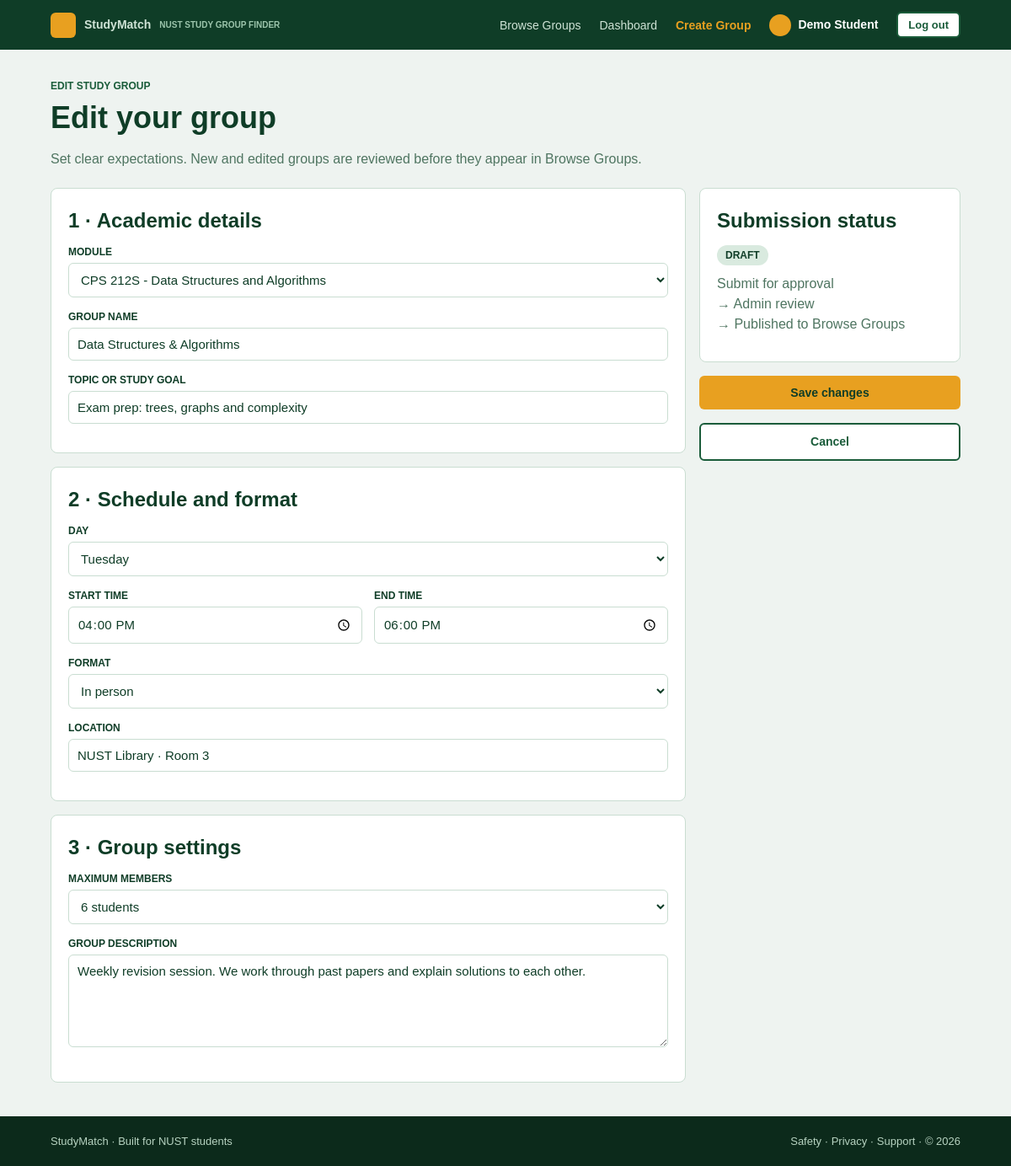
/studymatch-php/create-group.php?id=1 (signed in), run on the app's committed database.
### tables this page shows
CREATE TABLE study_groups (
  id           INT AUTO_INCREMENT PRIMARY KEY,
  module_id    INT NOT NULL,
  host_id      INT NOT NULL,
  title        VARCHAR(100) NOT NULL,
  study_goal   VARCHAR(150) NOT NULL,
  description  TEXT NOT NULL,
  day_of_week  ENUM('Monday','Tuesday','Wednesday','Thursday','Friday','Saturday','Sunday') NOT NULL,
  start_time   TIME NOT NULL,
  end_time     TIME NOT NULL,
  study_format ENUM('In person','Online') NOT NULL DEFAULT 'In person',
  location     VARCHAR(120) NOT NULL,
  max_members  INT NOT NULL DEFAULT 6,
  status       ENUM('pending','approved','rejected') NOT NULL DEFAULT 'pending',
  created_at   TIMESTAMP DEFAULT CURRENT_TIMESTAMP,
  FOREIGN KEY (module_id) REFERENCES modules(id),
  FOREIGN KEY (host_id)   REFERENCES users(id) ON DELETE CASCADE
);

CREATE TABLE modules (
  id   INT AUTO_INCREMENT PRIMARY KEY,
  code VARCHAR(10)  NOT NULL UNIQUE,
  name VARCHAR(120) NOT NULL
);

### studymatch-php/includes/db.php (called while the page is built, shortened)
<?php
$db_host = 'localhost';
$db_user = 'root';
$db_pass = '';
$db_name = 'studymatch';
function db() {
    global $db_host, $db_user, $db_pass, $db_name;
    static $conn = null;
    if ($conn !== null) {
        return $conn;
    }
    $conn = new mysqli($db_host, $db_user, $db_pass, $db_name);
    $conn->set_charset('utf8mb4');
    return $conn;
}

### studymatch-php/includes/helpers.php (called while the page is built, shortened)
<?php
function fmt_time($t) {
    return substr($t, 0, 5);
}
function fetch_all($sql, $types = '', $params = []) {
    $stmt = db()->prepare($sql);
    if ($types !== '') {
        $stmt->bind_param($types, ...$params);
    }
    $stmt->execute();
    $result = $stmt->get_result();
    $rows = [];
    while ($row = $result->fetch_assoc()) {
        $rows[] = $row;
    }
    return $rows;
}
function fetch_one($sql, $types = '', $params = []) {
    $rows = fetch_all($sql, $types, $params);
    return $rows[0] ?? null;
}

### studymatch-php/includes/auth.php (called while the page is built, shortened)
<?php
function current_user() {
    return [
        'id'   => (int)$_SESSION['user_id'],
        'name' => $_SESSION['user_name'],
        'role' => $_SESSION['user_role']
    ];
}
function require_login() {
    $user = current_user();
    return $user;
}
function e($text) {
    return htmlspecialchars((string)$text, ENT_QUOTES, 'UTF-8');
}

### studymatch-php/create-group.php (the view, shortened to what this page needs)
<?php
require __DIR__ . '/includes/auth.php';
require __DIR__ . '/includes/db.php';
require __DIR__ . '/includes/helpers.php';
$user = require_login();
$modules = fetch_all('SELECT id, code, name FROM modules ORDER BY code');
$edit_id = 0;
$module_id = '';
$title = '';
$study_goal = '';
$day_of_week = 'Tuesday';
$start_time = '16:00';
$end_time = '18:00';
$study_format = 'In person';
$location = 'NUST Library · Room 3';
$max_members = '6';
$description = '';
if (isset($_GET['id'])) {
    $edit_id = (int)$_GET['id'];
    $row = fetch_one('SELECT * FROM study_groups WHERE id = ? AND host_id = ?', 'ii', [$edit_id, $user['id']]);
    $module_id = $row['module_id'];
    $title = $row['title'];
    $study_goal = $row['study_goal'];
    $day_of_week = $row['day_of_week'];
    $start_time = fmt_time($row['start_time']);
    $end_time = fmt_time($row['end_time']);
    $study_format = $row['study_format'];
    $location = $row['location'];
    $max_members = $row['max_members'];
    $description = $row['description'];
}
require __DIR__ . '/includes/header.php';
?>
<main>
    <div class="container">
        <div class="page-title">
            <span class="small-label" style="color:#1a5c3a"><?= $edit_id == 0 ? 'NEW STUDY GROUP' : 'EDIT STUDY GROUP' ?></span>
            <h1><?= $edit_id == 0 ? 'Create a group' : 'Edit your group' ?></h1>
            <p class="muted">Set clear expectations. New and edited groups are reviewed before they appear in Browse Groups.</p>
        </div>
        <form class="two-column validate" method="post" action="create-group.php">
            <div class="stack">
                <section class="card">
                    <h2>1 · Academic details</h2>
                    <div class="field">
                        <label for="module">Module</label>
                        <select id="module" name="module_id" required>
                            <?php foreach ($modules as $m): ?>
                                <option value="<?= (int)$m['id'] ?>" <?= $module_id == $m['id'] ? 'selected' : '' ?>><?= e($m['code']) ?> - <?= e($m['name']) ?></option>
                            <?php endforeach; ?>
                        </select>
                    </div>
                    <div class="field">
                        <label for="title">Group name</label>
                        <input type="text" id="title" name="title" maxlength="100" placeholder="Data Structures &amp; Algorithms" required value="<?= e($title) ?>">
                    </div>
                    <div class="field">
                        <label for="goal">Topic or study goal</label>
                        <input type="text" id="goal" name="study_goal" maxlength="150" placeholder="Exam prep: trees, graphs and complexity" required value="<?= e($study_goal) ?>">
                    </div>
                </section>
                <section class="card">
                    <h2>2 · Schedule and format</h2>
                    <div class="field">
                        <label for="day">Day</label>
                        <select id="day" name="day_of_week">
                            <?php foreach (DAYS as $d): ?>
                                <option <?= $day_of_week === $d ? 'selected' : '' ?>><?= e($d) ?></option>
                            <?php endforeach; ?>
                        </select>
                    </div>
                    <div class="row-2">
                        <div class="field">
                            <label for="start">Start time</label>
                            <input type="time" id="start" name="start_time" required value="<?= e($start_time) ?>">
                        </div>
                        <div class="field">
                            <label for="end">End time</label>
                            <input type="time" id="end" name="end_time" required value="<?= e($end_time) ?>">
                        </div>
                    </div>
                    <div class="field">
                        <label for="format">Format</label>
                        <select id="format" name="study_format">
                            <?php foreach (FORMATS_GROUP as $f): ?>
                                <option <?= $study_format === $f ? 'selected' : '' ?>><?= e($f) ?></option>
                            <?php endforeach; ?>
                        </select>
                    </div>
                    <div class="field">
                        <label for="location">Location</label>
                        <input type="text" id="location" name="location" maxlength="120" required value="<?= e($location) ?>">
                    </div>
                </section>
                <section class="card">
                    <h2>3 · Group settings</h2>
                    <div class="field">
                        <label for="max">Maximum members</label>
                        <select id="max" name="max_members">
                            <?php for ($n = 2; $n <= 10; $n++): ?>
                                <option value="<?= $n ?>" <?= $max_members == $n ? 'selected' : '' ?>><?= $n ?> students</option>
                            <?php endfor; ?>
                        </select>
                    </div>
                    <div class="field">
                        <label for="description">Group description</label>
                        <textarea id="description" name="description" maxlength="2000" placeholder="Describe the session format and expectations..." data-check="message" required><?= e($description) ?></textarea>
                    </div>
                </section>
            </div>
            <div class="stack">
                <section class="card">
                    <h2>Submission status</h2>
                    <span class="badge badge-spots">DRAFT</span>
                    <p class="muted" style="margin-top:10px">Submit for approval<br>→ Admin review<br>→ Published to Browse Groups</p>
                </section>
                <button type="submit" class="btn btn-amber btn-full"><?= $edit_id == 0 ? 'Submit for approval' : 'Save changes' ?></button>
                <a href="dashboard.php" class="btn btn-outline btn-full">Cancel</a>
            </div>
        </form>
    </div>
</main>
<?php require __DIR__ . '/includes/footer.php'; ?>

### studymatch-php/style.css (style rules this page uses)
:root { --dark-green: #0f3d27; --green: #1a5c3a; --light-green: #2d7a52; --pale-green: #d9eadf; --background: #eef3f0; --amber: #e8a020; --white: #ffffff; --red: #c0392b; --border: #c9ddd1; }
* { box-sizing: border-box; }
body { margin: 0; font-family: Arial, Helvetica, sans-serif; background: var(--background); color: var(--dark-green); line-height: 1.5; }
h1, h2, h3 { margin: 0 0 10px 0; }
p { margin: 0 0 12px 0; }
a { color: inherit; }
.container { width: 90%; max-width: 1100px; margin: 0 auto; }
.small-label { font-size: 12px; font-weight: bold; text-transform: uppercase; color: var(--amber); }
.muted { color: #4f7561; }
.btn { display: inline-block; padding: 10px 18px; border: 2px solid transparent; border-radius: 6px; font-size: 14px; font-weight: bold; text-decoration: none; text-align: center; cursor: pointer; }
.btn-amber { background: var(--amber); color: var(--dark-green) !important; }
.btn-outline { background: var(--white); color: var(--green) !important; border-color: var(--green); }
.btn-full { display: block; width: 100%; }
.card { background: var(--white); color: var(--dark-green); border: 1px solid var(--border); border-radius: 8px; padding: 20px; }
.badge { display: inline-block; padding: 3px 10px; border-radius: 20px; font-size: 12px; font-weight: bold; }
.badge-spots { background: var(--pale-green); color: var(--dark-green); }
label { display: block; margin-bottom: 4px; font-size: 12px; font-weight: bold; text-transform: uppercase; }
input, select, textarea { width: 100%; padding: 10px; font-size: 15px; font-family: inherit; border: 1px solid var(--border); border-radius: 6px; background: var(--white); color: var(--dark-green); }
textarea { min-height: 110px; }
.field { margin-bottom: 14px; }
.row-2 { display: grid; grid-template-columns: repeat(2, 1fr); gap: 14px; }
.page-title { padding: 30px 0 10px 0; }
.page-title h1 { font-size: 36px; }
.stack { display: grid; gap: 16px; }
.two-column { display: grid; grid-template-columns: 1fr 310px; gap: 16px; align-items: start; padding-bottom: 40px; }
.two-column .stack { gap: 16px; }

### data on the page
study_groups: module_id "CPS 212S - Data Structures and Algorithms", title "Data Structures & Algorithms", study_goal "Exam prep: trees, graphs and complexity", start_time "16:00", end_time "18:00", location "NUST Library · Room 3", max_members "6 students", description "Weekly revision session. We work through past papers and explain solutions to each other."

### other printed values
$user['name'] "Demo Student"
form field day_of_week "Tuesday"
form field study_format "In person"
